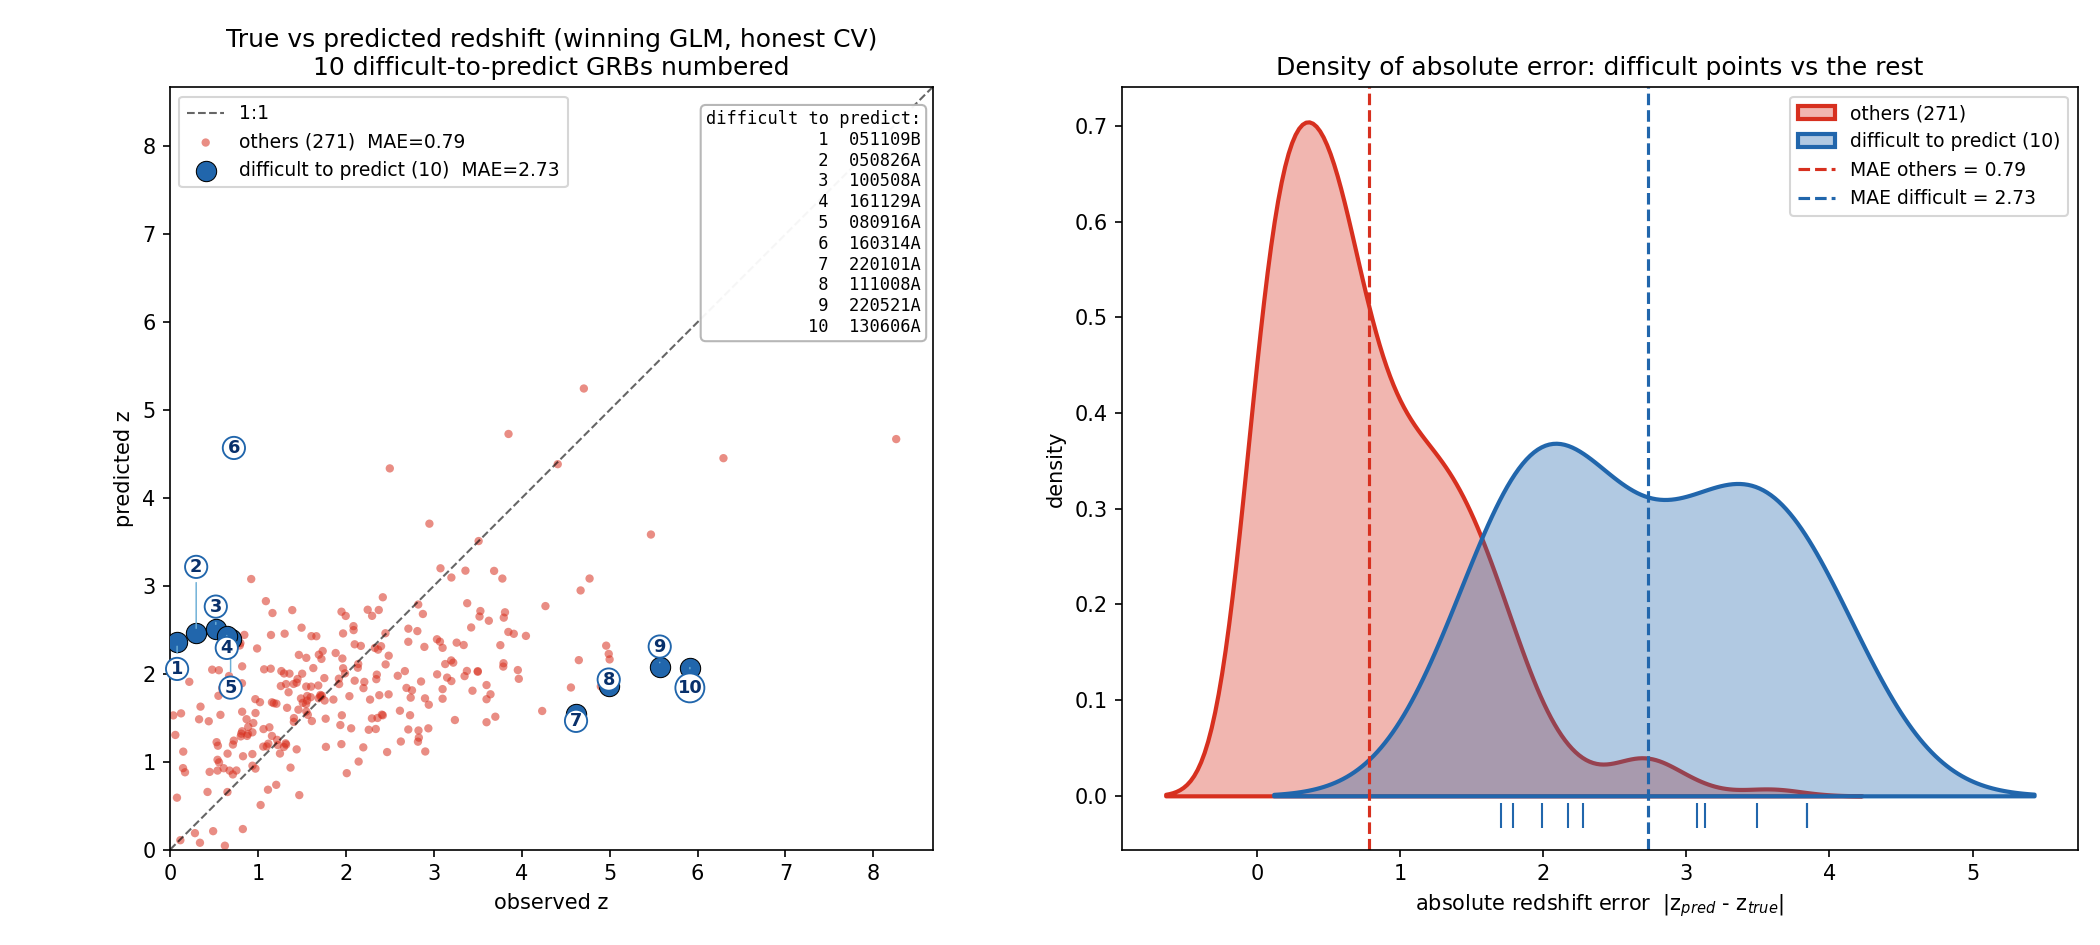

Generate this figure with Python:
#!/usr/bin/env python3
"""
Performance on the 10 residual-only outliers (the 15 M-est-removed minus the 5
verified different-class bursts), by name.

LEFT : true vs predicted redshift (honest out-of-fold CV, winning GLM). The other
       271 bursts in red, the 10 outliers in blue and labelled by GRB name.
RIGHT: density of absolute redshift error |z_pred - z_true|, others (red) vs the
       10 outliers (blue), with each group's mean absolute error (MAE) marked.

Saves 'outlier10_performance.png'.
"""
import numpy as np
import matplotlib
matplotlib.use("Agg")
import matplotlib.pyplot as plt
import seaborn as sns
from simple_linear_flagship_check import d, d_cut, WINNER, design, _ols

# ---- honest out-of-fold CV predictions (winning GLM, all 281) ----------------
y, X = design(WINNER, d); n = len(y)
def oof(reps=25, K=10, seed=0):
    P = np.zeros(n)
    for r in range(reps):
        rng = np.random.default_rng(seed + r); fold = rng.permutation(np.arange(n) % K)
        Pr = np.full(n, np.nan)
        for k in range(K):
            te = fold == k; Pr[te] = _ols(X[~te], y[~te], X[te])
        P += Pr
    return P / reps
pred_log = oof()
z_true, z_pred = 10 ** y - 1, 10 ** pred_log - 1
ae = np.abs(z_pred - z_true)                                   # absolute error in redshift

# ---- the 10 residual-only outliers ------------------------------------------
CONTAM = ["070809A", "070714B", "060614A", "171205A", "100316D"]
out10  = d.index.difference(d_cut.index).difference(CONTAM)
blue   = d.index.isin(out10)                                  # the 10
red    = ~blue                                                # the other 271
print(f"10 difficult-to-predict GRBs: {sorted(out10)}")
print(f"MAE  others = {ae[red].mean():.3f}   difficult = {ae[blue].mean():.3f}   ({ae[blue].mean()/ae[red].mean():.1f}x)")

# ---- figure -----------------------------------------------------------------
fig, ax = plt.subplots(1, 2, figsize=(14, 6.3))

# LEFT: true vs predicted, names on the 10
hi = max(z_true.max(), z_pred.max()) * 1.05
ax[0].plot([0, hi], [0, hi], "k--", lw=1, alpha=.6, label="1:1")
ax[0].scatter(z_true[red],  z_pred[red],  s=16, c="#d7301f", alpha=.55, edgecolor="none",
              label=f"others ({red.sum()})  MAE={ae[red].mean():.2f}")
ax[0].scatter(z_true[blue], z_pred[blue], s=95, c="#2166ac", edgecolor="k", lw=.5, zorder=5,
              label=f"difficult to predict (10)  MAE={ae[blue].mean():.2f}")

# number the 10 by observed z, leader-line the numbers, and list the names in a key
diff_list = list(out10)
idx = [list(d.index).index(g) for g in diff_list]
gx = np.array([z_true[i] for i in idx]); gy = np.array([z_pred[i] for i in idx], float)
numlabel = {k: rank + 1 for rank, k in enumerate(np.argsort(gx))}          # 1..10 by observed z
lx, ly = gx.copy(), gy.copy()
for _ in range(500):                                                       # repel number positions
    moved = False
    for a in range(len(lx)):
        for b in range(a + 1, len(lx)):
            if abs(lx[a] - lx[b]) < 0.55 and abs(ly[a] - ly[b]) < 0.45:
                sh = (0.45 - abs(ly[a] - ly[b])) / 2 + 0.01
                if ly[a] >= ly[b]: ly[a] += sh; ly[b] -= sh
                else: ly[a] -= sh; ly[b] += sh
                moved = True
    if not moved: break
for k in range(len(diff_list)):
    ax[0].annotate(str(numlabel[k]), xy=(gx[k], gy[k]), xytext=(lx[k], ly[k]), zorder=7,
                   fontsize=8.5, fontweight="bold", color="#08306b", ha="center", va="center",
                   bbox=dict(boxstyle="circle,pad=0.12", fc="white", ec="#2166ac", lw=0.9),
                   arrowprops=dict(arrowstyle="-", color="#6baed6", lw=0.7))
inv = {numlabel[k]: diff_list[k] for k in range(len(diff_list))}
key = "difficult to predict:\n" + "\n".join(f"{nn:2d}  {inv[nn]}" for nn in range(1, len(diff_list) + 1))
ax[0].text(0.985, 0.97, key, transform=ax[0].transAxes, fontsize=8.2, family="monospace",
           ha="right", va="top", bbox=dict(boxstyle="round", fc="white", ec="0.7", alpha=0.95))
ax[0].set_xlim(0, hi); ax[0].set_ylim(0, hi); ax[0].set_aspect("equal")
ax[0].set_xlabel("observed z"); ax[0].set_ylabel("predicted z")
ax[0].set_title("True vs predicted redshift (winning GLM, honest CV)\n10 difficult-to-predict GRBs numbered")
ax[0].legend(loc="upper left", fontsize=9)

# RIGHT: density of absolute error
sns.kdeplot(ae[red],  ax=ax[1], color="#d7301f", fill=True, alpha=.35, lw=2, label=f"others ({red.sum()})")
sns.kdeplot(ae[blue], ax=ax[1], color="#2166ac", fill=True, alpha=.35, lw=2, label="difficult to predict (10)")
ax[1].plot(ae[blue], np.full(blue.sum(), -0.02), "|", color="#2166ac", markersize=12)   # rug for the 10
ax[1].axvline(ae[red].mean(),  color="#d7301f", ls="--", lw=1.5, label=f"MAE others = {ae[red].mean():.2f}")
ax[1].axvline(ae[blue].mean(), color="#2166ac", ls="--", lw=1.5, label=f"MAE difficult = {ae[blue].mean():.2f}")
ax[1].set_xlabel("absolute redshift error  |z$_{pred}$ - z$_{true}$|")
ax[1].set_ylabel("density")
ax[1].set_title("Density of absolute error: difficult points vs the rest")
ax[1].legend(fontsize=9)
fig.tight_layout()
fig.savefig("outlier10_performance.png", dpi=150)
print("wrote outlier10_performance.png")
